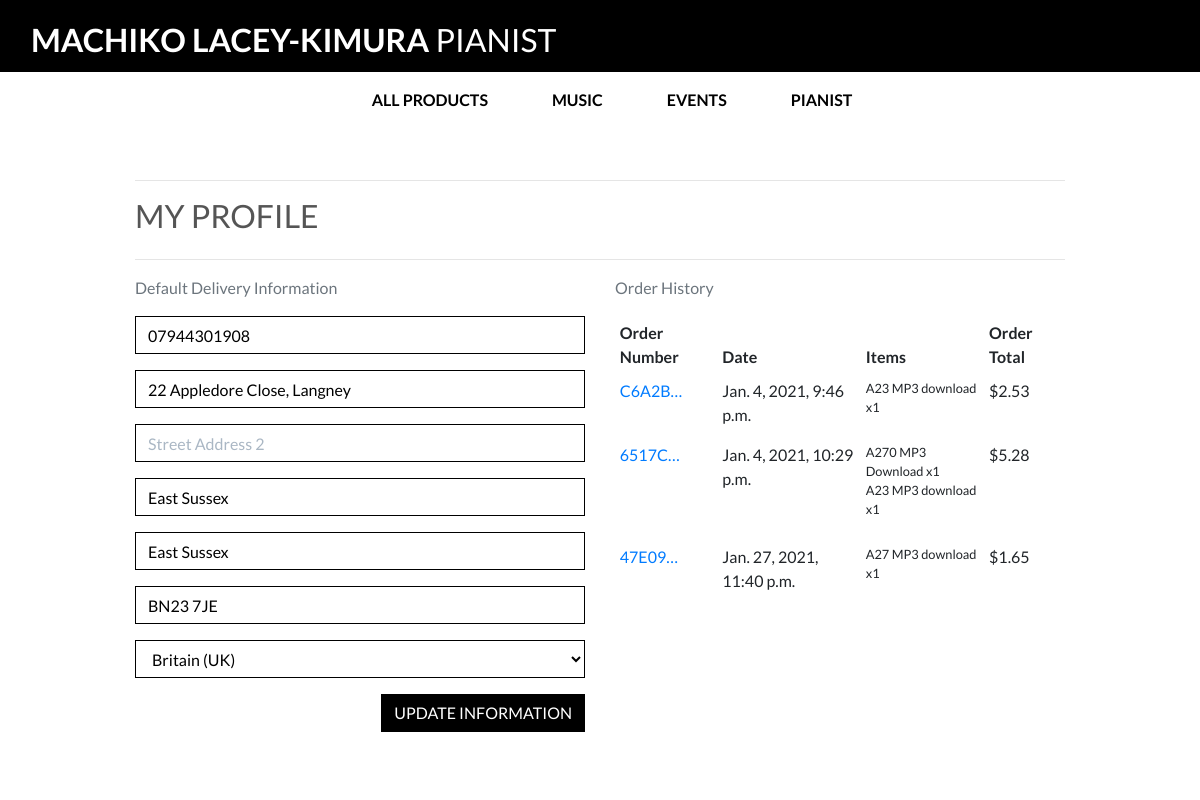
/profile/ (signed in), run on the app's committed database.
### profiles/models.py (models this page shows, shortened)
class UserProfile(models.Model):
    user = models.OneToOneField(User, on_delete=models.CASCADE)
    default_phone_number = models.CharField(max_length=20, null=True, blank=True)
    default_street_address1 = models.CharField(max_length=80, null=True, blank=True)
    default_street_address2 = models.CharField(max_length=80, null=True, blank=True)
    default_town_or_city = models.CharField(max_length=40, null=True, blank=True)
    default_county = models.CharField(max_length=80, null=True, blank=True)
    default_postcode = models.CharField(max_length=20, null=True, blank=True)
    default_country = CountryField(blank_label='Country', null=True, blank=True)

### checkout/models.py (models this page shows, shortened)
class Order(models.Model):
    order_number = models.CharField(max_length=32, null=False, editable=False)
    user_profile = models.ForeignKey(UserProfile, on_delete=models.SET_NULL,
                                     null=True, blank=True, related_name='orders')
    full_name = models.CharField(max_length=50, null=False, blank=False)
    email = models.EmailField(max_length=254, null=False, blank=False)
    phone_number = models.CharField(max_length=20, null=False, blank=False)
    country = CountryField(blank_label='Country *', null=False, blank=False)
    postcode = models.CharField(max_length=20, null=True, blank=True)
    town_or_city = models.CharField(max_length=40, null=False, blank=False)
    street_address1 = models.CharField(max_length=80, null=False, blank=False)
    street_address2 = models.CharField(max_length=80, null=True, blank=True)
    county = models.CharField(max_length=80, null=True, blank=True)
    date = models.DateTimeField(auto_now_add=True)
    delivery_cost = models.DecimalField(max_digits=6, decimal_places=2, null=False, default=0)
    order_total = models.DecimalField(max_digits=10, decimal_places=2, null=False, default=0)
    grand_total = models.DecimalField(max_digits=10, decimal_places=2, null=False, default=0)
    original_bag = models.TextField(null=False, blank=False, default='')
    stripe_pid = models.CharField(max_length=254, null=False, blank=False, default='')

class OrderLineItem(models.Model):
    order = models.ForeignKey(Order, null=False, blank=False, on_delete=models.CASCADE, related_name='lineitems')
    product = models.ForeignKey(Product, null=False, blank=False, on_delete=models.CASCADE)
    product_size = models.CharField(max_length=2, null=True, blank=True) # XS, S, M, L, XL
    quantity = models.IntegerField(null=False, blank=False, default=0)
    lineitem_total = models.DecimalField(max_digits=6, decimal_places=2, null=False, blank=False, editable=False)

### products/models.py (models this page shows, shortened)
class Product(models.Model):
    category = models.ForeignKey('Category', null=True, blank=True, on_delete=models.SET_NULL)
    sku = models.CharField(max_length=254, null=True, blank=True)
    name = models.CharField(max_length=254)
    description = models.TextField()
    has_sizes = models.BooleanField(default=False, null=True, blank=True)
    price = models.DecimalField(max_digits=6, decimal_places=2)
    rating = models.DecimalField(max_digits=6, decimal_places=2, null=True, blank=True)
    image_url = models.URLField(max_length=1024, null=True, blank=True)
    image = models.ImageField(null=True, blank=True)
    download_link = models.TextField(null=True, blank=True)

### profiles/views.py (the view)
# urls.py: path('profile/', include('profiles.urls')),
@login_required
def profile(request):
    profile = get_object_or_404(UserProfile, user=request.user)
    if request.method == 'POST':
        form = UserProfileForm(request.POST, instance=profile)
        if form.is_valid():
            form.save()
            messages.success(request, 'Profile updated successfully')
        else:
            messages.error(request, 'Update failed. Please ensure the form is valid.')
    else:
        form = UserProfileForm(instance=profile)
    orders = profile.orders.all()
    template = 'profiles/profile.html'
    context = {
        'form': form,
        'orders': orders,
        'on_profile_page': True
    }
    return render(request, template, context)

### profiles/forms.py
class UserProfileForm(forms.ModelForm):
    class Meta:
        model = UserProfile
        exclude = ('user',)
    def __init__(self, *args, **kwargs):
        super().__init__(*args, **kwargs)
        placeholders = {
            'default_phone_number': 'Phone Number',
            'default_postcode': 'Postal Code',
            'default_town_or_city': 'Town or City',
            'default_street_address1': 'Street Address 1',
            'default_street_address2': 'Street Address 2',
            'default_county': 'County, State or Locality',
        }
        self.fields['default_phone_number'].widget.attrs['autofocus'] = True
        for field in self.fields:
            if field != 'default_country':
                if self.fields[field].required:
                    placeholder = f'{placeholders[field]} *'
                else:
                    placeholder = placeholders[field]
                self.fields[field].widget.attrs['placeholder'] = placeholder
            self.fields[field].widget.attrs['class'] = 'border-black rounded-0 profile-form-input'
            self.fields[field].label = False

### bag/contexts.py (called while the page is built, shortened)
def bag_contents(request):
    bag_items = []
    total = 0
    product_count = 0
    bag = request.session.get('bag', {})
    if total < settings.FREE_DELIVERY_THRESHOLD:
        delivery = total * Decimal(settings.STANDARD_DELIVERY_PERCENTAGE / 100)
        free_delivery_delta = settings.FREE_DELIVERY_THRESHOLD - total
    else:
        delivery = 0
        free_delivery_delta = 0
    grand_total = delivery + total
    context = {
        'bag_items': bag_items,
        'total': total,
        'product_count': product_count,
        'delivery': delivery,
        'free_delivery_delta': free_delivery_delta,
        'free_delivery_threshold': settings.FREE_DELIVERY_THRESHOLD,
        'grand_total': grand_total,
    }
    return context

### profiles/templates/profiles/profile.html (shortened to what this page needs)
{% extends "base.html" %}
{% load static %}
{% block extra_css %}
    <link rel="stylesheet" href="{% static 'profiles/css/profile.css' %}">
{% endblock %}
{% block page_header %}
    <div class="container header-container">
    </div>
{% endblock %}
{% block content %}
    <div class="overlay"></div>
    <div class="container">
        <div class="row">
            <div class="col">
                <hr>
                <h2 class="logo-font mb-4">My Profile</h2>
                <hr>
            </div>
        </div>
        <div class="row">
            <div class="col-12 col-lg-6">
                <p class="text-muted">Default Delivery Information</p>
                <form class="mt-3" action="{% url 'profile' %}" method="POST" id="profile-update-form">
                    {{ form|crispy }}
                    <button class="btn btn-black rounded-0 text-uppercase float-right">Update Information</button>
                </form>
            </div>
            <div class="col-12 col-lg-6">
                <p class="text-muted">Order History</p>
                <div class="order-history table-responsive">
                    <table class="table table-sm table-borderless">
                        <thead>
                            <tr>
                                <th>Order Number</th>
                                <th>Date</th>
                                <th>Items</th>
                                <th>Order Total</th>
                            </tr>
                        </thead>
                        <tbody>
                            {% for order in orders %}
                                <tr>
                                    <td>
                                        <a href="{% url 'order_history' order.order_number %}"
                                        title="{{ order.order_number }}">
                                            {{ order.order_number|truncatechars:6 }}
                                        </a>
                                    </td>
                                    <td>{{ order.date }}</td>
                                    <td>
                                        <ul class="list-unstyled">
                                            {% for item in order.lineitems.all %}
                                                <li class="small">
                                                    {{ item.product.name }} x{{ item.quantity }}
                                                </li>
                                            {% endfor %}
                                        </ul>
                                    </td>
                                    <td>${{ order.grand_total }}</td>
                                </tr>
                            {% endfor %}
                        </tbody>
                    </table>
                </div>
            </div>
        </div>
{% endblock %}

### static/css/base.css (style rules this page uses)
html { height: 100%; }
body { height: calc(100vh - 164px); color: #555; font-family: 'Lato', sans-serif; }
.logo-font { text-transform: uppercase; }
.btn-black { background: black; color: white; }
.border-black { border: 1px solid black !important; }
.overlay { height: 100%; width: 100%; top: 0; left: 0; position: fixed; background: white; z-index: -1; }
@media (min-width: 1200px) { .container { max-width: 80%; } }
@media (min-width: 992px) { .header-container { padding-top: 164px; } }

### profiles/static/profiles/css/profile.css (style rules this page uses)
.order-history { max-height: 416px; overflow-y: auto; }
#profile-update-form .form-control { color: #000; }
#profile-update-form input::placeholder { color: #aab7c4; }
#id_default_country, #id_default_country option:not(:first-child) { color: #000; }

### data on the page
UserProfile: default_phone_number "07944301908", default_street_address1 "22 Appledore Close, Langney", default_town_or_city "East Sussex", default_county "East Sussex", default_postcode "BN23 7JE", default_country "Britain (UK)"
Order: order_number "C6A2B…", date "Jan. 4, 2021, 9:46 p.m.", grand_total "2.53"
OrderLineItem: product.name "A23 MP3 download", quantity "1"
Order: order_number "6517C…", date "Jan. 4, 2021, 10:29 p.m.", grand_total "5.28"
OrderLineItem: product.name "A270 MP3 Download", quantity "1"
OrderLineItem: product.name "A23 MP3 download", quantity "1"
Order: order_number "47E09…", date "Jan. 27, 2021, 11:40 p.m.", grand_total "1.65"
OrderLineItem: product.name "A27 MP3 download", quantity "1"
